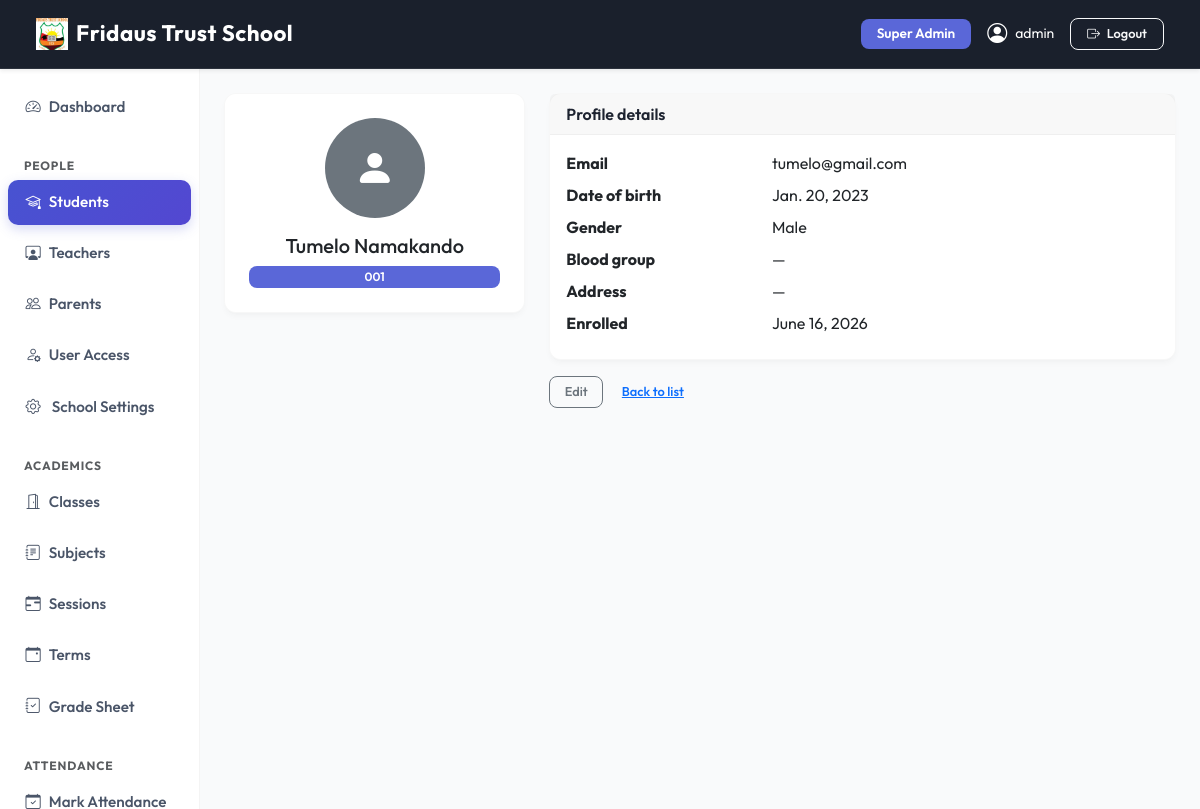
Page /people/students/1/ (signed in) on the committed database.
### apps/dashboard/models.py (models this page shows, shortened)
class SchoolSettings(models.Model):
    school_name    = models.CharField(max_length=200, default='SchoolMS')
    logo           = models.ImageField(upload_to='school/logo/', blank=True, null=True)
    favicon        = models.ImageField(upload_to='school/favicon/', blank=True, null=True)
    primary_color  = models.CharField(max_length=7, default='#5a67d8', help_text='Hex color e.g. #5a67d8')
    secondary_color= models.CharField(max_length=7, default='#4c51bf')
    sidebar_color  = models.CharField(max_length=7, default='#ffffff')
    navbar_color   = models.CharField(max_length=7, default='#1a202c')
    address        = models.TextField(blank=True)
    phone          = models.CharField(max_length=20, blank=True)
    email          = models.EmailField(blank=True)
    website        = models.URLField(blank=True)
    class Meta:
        verbose_name = 'School Settings'
    @classmethod
    def get(cls):
        obj, _ = cls.objects.get_or_create(pk=1)
        return obj

### apps/accounts/models.py (models this page shows, shortened)
class User(AbstractUser):
    ROLE_CHOICES = (
        ('superadmin', 'Super Admin'),
        ('admin', 'Admin'),
        ('teacher', 'Teacher'),
        ('student', 'Student'),
        ('parent', 'Parent'),
    )
    role = models.CharField(max_length=20, choices=ROLE_CHOICES)
    phone = models.CharField(max_length=20, blank=True, null=True)
    profile_pic = models.ImageField(upload_to='profile_pictures/', blank=True, null=True)
    created_at = models.DateTimeField(auto_now_add=True)
    @property
    def is_admin(self):
        return self.role in ['superadmin', 'admin'] or self.is_superuser
    def __str__(self):
        return f"{self.get_full_name() or self.username} ({self.get_role_display()})"

### apps/people/models.py (models this page shows, shortened)
class Student(models.Model):
    GENDER_CHOICES = [('M', 'Male'), ('F', 'Female')]
    user         = models.OneToOneField(User, on_delete=models.CASCADE, related_name='student_profile')
    admission_no = models.CharField(max_length=20, unique=True)
    date_of_birth= models.DateField()
    gender       = models.CharField(max_length=1, choices=GENDER_CHOICES)
    blood_group  = models.CharField(max_length=5, blank=True, null=True)
    student_class= models.ForeignKey('academics.StudentClass', on_delete=models.SET_NULL, null=True, blank=True, related_name='students')
    address      = models.TextField(blank=True)
    enroll_date  = models.DateField(auto_now_add=True)
    is_active    = models.BooleanField(default=True)
    grades_visible = models.BooleanField(default=False, help_text='Show grades to parent when fees are paid.')
    class Meta:
        ordering = ['admission_no']

### apps/people/views.py (the view)
# urls.py: path('students/<int:pk>/',              views.student_detail,      name='student_detail'),
@login_required
@teacher_required
def student_detail(request, pk):
    student = get_object_or_404(Student.objects.select_related('user'), pk=pk)
    if not request.user.is_admin:
        teacher = get_object_or_404(Teacher, user=request.user)
        if student.student_class not in teacher.assigned_classes.all():
            messages.error(request, 'Access denied to this student.')
            return redirect('people:student_list')
    return render(request, 'people/student_detail.html', {'student': student})

### apps/dashboard/context_processors.py (called while the page is built)
def school_settings(request):
    return {'school_settings': SchoolSettings.get()}

### templates/people/student_detail.html (shortened to what this page needs)
{% extends 'base.html' %}
{% block content %}
<div class="row">
  <div class="col-md-4">
    <div class="card text-center p-4">
      {% if student.user.profile_pic %}
        <img src="{{ student.user.profile_pic.url }}" class="rounded-circle mb-3" width="100" height="100" style="object-fit:cover">
      {% else %}
        <div class="rounded-circle bg-secondary d-flex align-items-center justify-content-center mx-auto mb-3" style="width:100px;height:100px">
          <i class="bi bi-person-fill text-white" style="font-size:2.5rem"></i>
        </div>
      {% endif %}
      <h5>{{ student.user.get_full_name }}</h5>
      <span class="badge bg-primary">{{ student.admission_no }}</span>
    </div>
  </div>
  <div class="col-md-8">
    <div class="card">
      <div class="card-header fw-semibold">Profile details</div>
      <div class="card-body">
        <dl class="row mb-0">
          <dt class="col-sm-4">Email</dt>       <dd class="col-sm-8">{{ student.user.email }}</dd>
          <dt class="col-sm-4">Date of birth</dt><dd class="col-sm-8">{{ student.date_of_birth }}</dd>
          <dt class="col-sm-4">Gender</dt>      <dd class="col-sm-8">{{ student.get_gender_display }}</dd>
          <dt class="col-sm-4">Blood group</dt> <dd class="col-sm-8">{{ student.blood_group|default:"—" }}</dd>
          <dt class="col-sm-4">Address</dt>     <dd class="col-sm-8">{{ student.address|default:"—" }}</dd>
          <dt class="col-sm-4">Enrolled</dt>    <dd class="col-sm-8">{{ student.enroll_date }}</dd>
        </dl>
      </div>
    </div>
    <div class="mt-3">
      <a href="{% url 'people:student_update' student.pk %}" class="btn btn-outline-secondary btn-sm">Edit</a>
      <a href="{% url 'people:student_list' %}" class="btn btn-link btn-sm">Back to list</a>
    </div>
  </div>
</div>
{% endblock %}

### templates/base.html (shortened to what this page needs)
{% load static %}
<!DOCTYPE html>
<html lang="en">
<head>
  <link href="https://cdn.jsdelivr.net/npm/bootstrap@5.3.2/dist/css/bootstrap.min.css" rel="stylesheet">
  <link href="https://cdn.jsdelivr.net/npm/bootstrap-icons@1.11.3/font/bootstrap-icons.css" rel="stylesheet">
  <link href="https://cdnjs.cloudflare.com/ajax/libs/toastr.js/latest/toastr.min.css" rel="stylesheet">
  <link href="{% static 'css/modern.css' %}" rel="stylesheet">
  <link href="https://cdn.jsdelivr.net/npm/select2@4.1.0-rc.0/dist/css/select2.min.css" rel="stylesheet">
  <link href="https://cdn.jsdelivr.net/npm/select2-bootstrap-5-theme@1.3.0/dist/select2-bootstrap-5-theme.min.css" rel="stylesheet">
</head>
<body>
{% if user.is_authenticated %}
<nav class="navbar navbar-expand-lg navbar-dark sticky-top d-print-none shadow-sm"
     style="background-color: {{ school_settings.navbar_color|default:'#1a202c' }} !important;">
  <div class="container-fluid">
    <a class="navbar-brand fw-bold text-white d-flex align-items-center gap-2" href="/">
      {% if school_settings.logo %}
        <img src="{{ school_settings.logo.url }}" height="32" style="object-fit:contain;" alt="{{ school_settings.school_name }}">
      {% else %}
        <i class="bi bi-shield-check" style="color: var(--school-primary);"></i>
      {% endif %}
      <span>{{ school_settings.school_name|default:"SchoolMS" }}</span>
    </a>
    <div class="collapse navbar-collapse" id="navbarNav">
      <div class="ms-auto d-flex align-items-center gap-3 mt-2 mt-lg-0">
        <span class="badge bg-primary px-3 py-2 text-capitalize" style="font-size: 0.85rem;">{{ user.get_role_display }}</span>
        <a href="{% url 'accounts:profile' %}" class="text-white text-decoration-none d-flex align-items-center gap-2 small">
          {% if user.profile_pic %}
            <img src="{{ user.profile_pic.url }}" class="rounded-circle border border-2 border-white" width="32" height="32" style="object-fit:cover">
          {% else %}
            <i class="bi bi-person-circle fs-5"></i>
          {% endif %}
          <span class="d-none d-sm-inline">{{ user.get_full_name|default:user.username }}</span>
        </a>
        <a href="{% url 'accounts:logout' %}" class="btn btn-outline-light btn-sm px-3"><i class="bi bi-box-arrow-right me-1"></i> Logout</a>
      </div>
    </div>
  </div>
</nav>
<div class="container-fluid">
  <div class="row">
    <aside class="col-lg-2 col-md-3 d-none d-md-block pt-3 px-0 border-end" id="sidebar">
  {% include 'partials/sidebar.html' %}
</aside>
    <main class="col-lg-10 col-md-9 ms-sm-auto px-md-4 py-4 animate-fade-in">
      {% block content %}{% endblock %}
    </main>
  </div>
</div>
{% else %}
  {% block auth_content %}{% endblock %}
{% endif %}
</body>
</html>

### static/css/modern.css (style rules this page uses)
:root { --primary-hsl: 235, 65%, 60%; --success-hsl: 150, 60%, 45%; --warning-hsl: 35, 85%, 55%; --danger-hsl: 355, 75%, 55%; --info-hsl: 185, 70%, 45%; --dark-hsl: 220, 30%, 12%; --bg-hsl: 220, 20%, 97%; --card-bg-hsl: 0, 0%, 100%; --text-muted-hsl: 220, 10%, 50%; --border-radius-sm: 8px; --border-radius-md: 14px; --border-radius-lg: 20px; --shadow-sm: 0 4px 6px -1px rgba(0, 0, 0, 0.05), 0 2px 4px -1px rgba(0, 0, 0, 0.03); --shadow-md: 0 10px 15px -3px rgba(0, 0, 0, 0.06), 0 4px 6px -2px rgba(0, 0, 0, 0.04); --shadow-lg: 0 20px 25px -5px rgba(0, 0, 0, 0.08), 0 10px 10px -5px rgba(0, 0, 0, 0.04); --transition-smooth: all 0.3s cubic-bezier(0.4, 0, 0.2, 1); }
body { font-family: 'Outfit', sans-serif; background-color: hsl(var(--bg-hsl)); color: hsl(var(--dark-hsl)); -webkit-font-smoothing: antialiased; }
.card { border: 1px solid rgba(0, 0, 0, 0.035) !important; border-radius: var(--border-radius-md) !important; box-shadow: var(--shadow-sm); background: #ffffff; transition: var(--transition-smooth); }
.card-header { border-bottom: 1px solid rgba(0, 0, 0, 0.035); font-weight: 700; color: hsl(var(--dark-hsl)); }
#sidebar { background-color: #ffffff; border-right: 1px solid rgba(0, 0, 0, 0.045) !important; padding-top: 1.25rem; }
.btn { border-radius: 10px; font-weight: 600; padding: 0.55rem 1.25rem; font-size: 0.9rem; transition: var(--transition-smooth); }
.btn-sm { padding: 0.35rem 0.9rem; font-size: 0.8rem; border-radius: 8px; }
.badge { padding: 0.45em 0.85em; font-weight: 600; font-size: 0.75rem; border-radius: 8px; }
.table-responsive, main, .content-wrapper { overflow: visible !important; }
body { height: 100vh !important; max-height: 100vh !important; overflow: hidden !important; }
.container-fluid > .row { height: calc(100vh - 60px); overflow: hidden !important; display: flex; flex-wrap: nowrap; }
#sidebar { height: 100% !important; overflow-y: auto !important; overflow-x: hidden; }
main { height: 100% !important; flex: 1; overflow-y: auto !important; overflow-x: hidden; }

### rows in the picture
SchoolSettings: logo (picture), school_name "Fridaus Trust School"
User: role "Super Admin", get_full_name "admin"
Student: user.get_full_name "Tumelo Namakando", admission_no "001", user.email "tumelo@gmail.com", date_of_birth "Jan. 20, 2023", gender "Male", blood_group "—", address "—", enroll_date "June 16, 2026"
